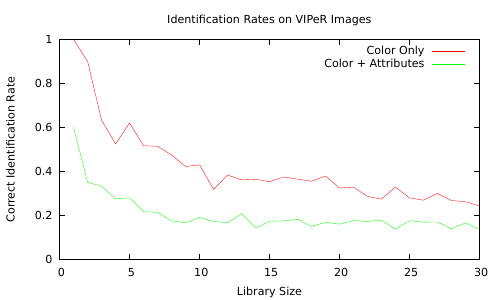

Write the gnuplot code that produced this figure.
set terminal pdf;
set output "viper_rates.pdf"
set xrange [0:30]; set yrange [0:1];
set xlabel "Library Size";
set ylabel "Correct Identification Rate";
set title "Identification Rates on VIPeR Images";
set datafile separator ',';
set key right top;
plot \
  "success_rates_viper.csv" u 1:2 title 'Color Only' with lines, \
  "success_rates_viper_weighted.csv" u 1:2 title 'Color + Attributes' with lines;
pause -1
